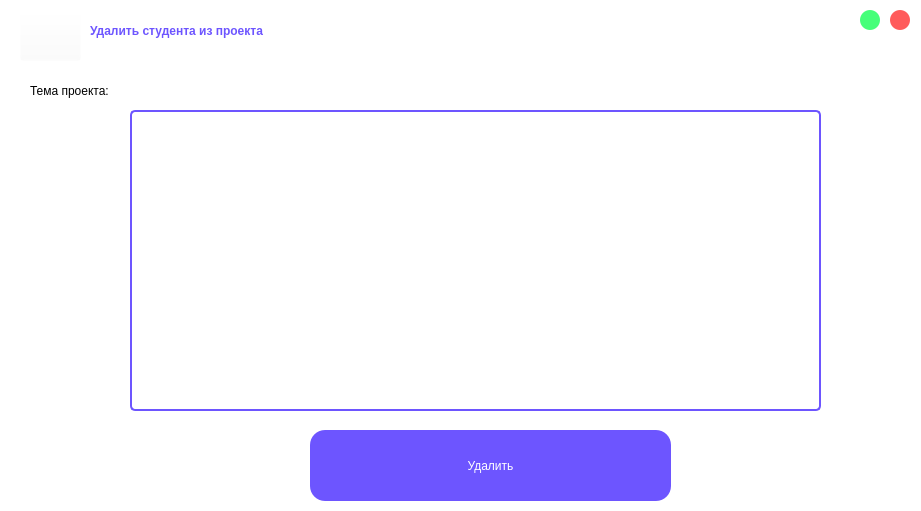
<?xml version="1.0" encoding="UTF-8"?>
<ui version="4.0">
 <class>delete_sp</class>
 <widget class="QWidget" name="delete_sp">
  <property name="geometry">
   <rect>
    <x>0</x>
    <y>0</y>
    <width>921</width>
    <height>511</height>
   </rect>
  </property>
  <property name="minimumSize">
   <size>
    <width>921</width>
    <height>511</height>
   </size>
  </property>
  <property name="maximumSize">
   <size>
    <width>921</width>
    <height>511</height>
   </size>
  </property>
  <property name="windowTitle">
   <string>Form</string>
  </property>
  <property name="styleSheet">
   <string notr="true">background-color: rgb(255, 255, 255);</string>
  </property>
  <widget class="QTableView" name="tableView">
   <property name="geometry">
    <rect>
     <x>130</x>
     <y>110</y>
     <width>691</width>
     <height>301</height>
    </rect>
   </property>
   <property name="styleSheet">
    <string notr="true">QTableView {
    border: 1.5px solid #6D55FF;
    border-radius: 5px; /* Уменьшенное закругление краёв */
    gridline-color: #6D55FF; /* Цвет линий таблицы */
    background: white; /* Белый фон для всех элементов таблицы */
    selection-background-color: #6D55FF; /* Цвет фона при выделении */
    selection-color: white; /* Цвет текста при выделении */
}

QTableView::item {
    border: 1.5px solid #6D55FF; /* Фиолетовые линии ячеек */
    border-width: 1px; /* Уменьшенная толщина линий */
}

QTableView::item:selected {
    background-color: #6D55FF; /* Цвет фона выделенной строки */
    color: white; /* Цвет текста выделенной строки */
}

QHeaderView::section {
    background-color: #6D55FF;; /* Белый фон заголовков столбцов */
    color: white; /* Черный текст заголовков столбцов */
    padding: 4px;
    border: 1.5px solid #6D55FF; /* Фиолетовая граница заголовков */
	 border-width: 1px;
}
QScrollBar:horizontal {
    border: none;
    background: #f0f0f0;
    height: 10px; /* Уменьшенная высота */
    margin: 0px 10px 0 10px;
    border-radius: 5px; /* Уменьшенное закругление */
}

QScrollBar::handle:horizontal {
    background: #6D55FF;
    min-width: 10px; /* Уменьшенная минимальная длина */
    border-radius: 5px; /* Уменьшенное закругление */
}

QScrollBar::add-line:horizontal,
QScrollBar::sub-line:horizontal {
    border: none;
    background: none;
    width: 0px;
    height: 0px;
}

QScrollBar:vertical {
    border: none;
    background: #f0f0f0;
    width: 10px; /* Уменьшенная ширина */
    margin: 10px 0 10px 0;
    border-radius: 5px; /* Уменьшенное закругление */
}

QScrollBar::handle:vertical {
    background: #6D55FF;
    min-height: 10px; /* Уменьшенная минимальная длина */
    border-radius: 5px; /* Уменьшенное закругление */
}

QScrollBar::add-line:vertical,
QScrollBar::sub-line:vertical {
    border: none;
    background: none;
    width: 0px;
    height: 0px;
}</string>
   </property>
  </widget>
  <widget class="QPushButton" name="pushButton_4">
   <property name="geometry">
    <rect>
     <x>20</x>
     <y>10</y>
     <width>61</width>
     <height>51</height>
    </rect>
   </property>
   <property name="styleSheet">
    <string notr="true">background-color: rgba(255, 255, 255, 0);</string>
   </property>
   <property name="text">
    <string/>
   </property>
   <property name="icon">
    <iconset resource="greeting.qrc">
     <normaloff>:/new/prefix1/return.png</normaloff>:/new/prefix1/return.png</iconset>
   </property>
   <property name="iconSize">
    <size>
     <width>35</width>
     <height>35</height>
    </size>
   </property>
  </widget>
  <widget class="QLabel" name="label">
   <property name="geometry">
    <rect>
     <x>90</x>
     <y>0</y>
     <width>761</width>
     <height>61</height>
    </rect>
   </property>
   <property name="styleSheet">
    <string notr="true">color: rgb(109, 85, 255);
font: 75 30pt &quot;Karla&quot; bold;
font-weight: 500;</string>
   </property>
   <property name="text">
    <string>Удалить студента из проекта</string>
   </property>
  </widget>
  <widget class="QPushButton" name="pushButton">
   <property name="geometry">
    <rect>
     <x>310</x>
     <y>430</y>
     <width>361</width>
     <height>71</height>
    </rect>
   </property>
   <property name="autoFillBackground">
    <bool>false</bool>
   </property>
   <property name="styleSheet">
    <string notr="true">QPushButton{
	color: rgb(255, 255, 255);
	background-color: #6D55FF;
	border-radius: 15px; 
	font: 75 25pt &quot;Karla&quot; bold;
	border: 2px;
}
QPushButton:pressed{
	background-color: #A597FF;
}</string>
   </property>
   <property name="text">
    <string>Удалить</string>
   </property>
   <property name="default">
    <bool>false</bool>
   </property>
   <property name="flat">
    <bool>false</bool>
   </property>
  </widget>
  <widget class="QPushButton" name="pushButton_3">
   <property name="geometry">
    <rect>
     <x>860</x>
     <y>10</y>
     <width>20</width>
     <height>20</height>
    </rect>
   </property>
   <property name="styleSheet">
    <string notr="true">QPushButton {
	border-radius: 10px;
	background-color: #45FF79;
	color: white;
}
QPushButton:pressed {
	background-color: #B2FFC8;
}</string>
   </property>
   <property name="text">
    <string/>
   </property>
  </widget>
  <widget class="QLabel" name="label_2">
   <property name="geometry">
    <rect>
     <x>30</x>
     <y>80</y>
     <width>871</width>
     <height>21</height>
    </rect>
   </property>
   <property name="styleSheet">
    <string notr="true">color: rgb(0, 0, 0);
font: 75 13pt &quot;Karla&quot;;</string>
   </property>
   <property name="text">
    <string>Тема проекта:</string>
   </property>
  </widget>
  <widget class="QPushButton" name="pushButton_2">
   <property name="geometry">
    <rect>
     <x>890</x>
     <y>10</y>
     <width>20</width>
     <height>20</height>
    </rect>
   </property>
   <property name="styleSheet">
    <string notr="true">QPushButton {
	border-radius: 10px;
	background-color: #FF5B5B;
	color: white;
}
QPushButton:pressed {
	background-color: #FFBCBC;
}</string>
   </property>
   <property name="text">
    <string/>
   </property>
  </widget>
 </widget>
 <resources>
  <include location="greeting.qrc"/>
 </resources>
 <connections/>
</ui>
